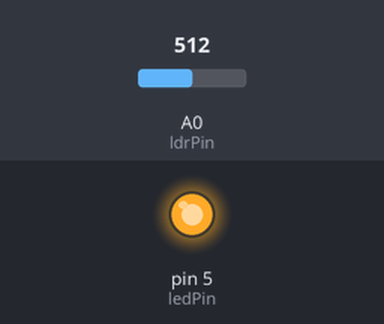
Simulated run of this sketch. Board: Arduino Uno, built with avr-gcc and run on an emulated ATmega328P. Parts: output pins drawn as LEDs (lit = HIGH). The inputs (shaded band) are chosen by the test bench; at power-on: A0 (ldrPin) = 512.

Above: at 1.2 s.
1.3 s: A0 (ldrPin) set to 217
2.8 s: A0 (ldrPin) set to 186
At 3.2 s:
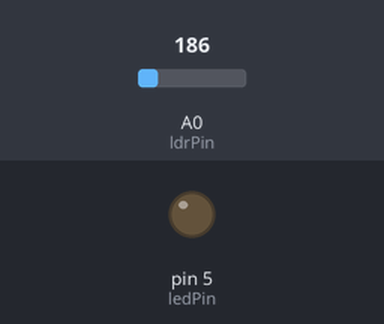
4.3 s: A0 (ldrPin) set to 210
At 5.5 s:
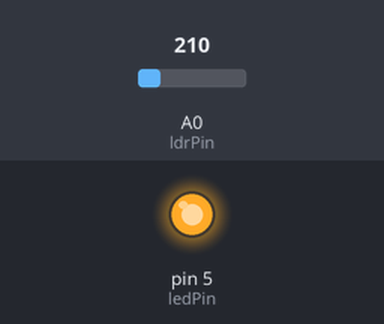
5.8 s: A0 (ldrPin) set to 190
At 6.7 s:
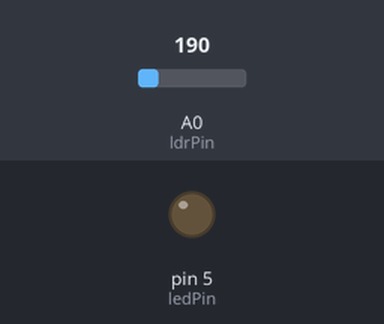
Timing chart, 0 to 8.3 s (numbered marks = the images above; inputs shaded):
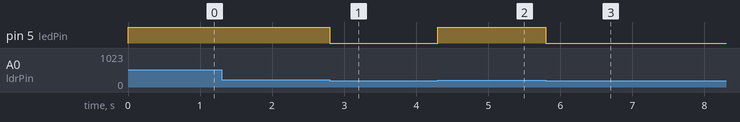

The sketch:

sketch_dec06a.ino
```cpp
int ldrPin = A0;
int ledPin = 5;
int ldrValue = 0;

void setup() {
  Serial.begin(9600);
  pinMode(ledPin, OUTPUT);
}

void loop() {
  ldrValue = analogRead(ldrPin);
  if (200 > ldrValue)
  {
    digitalWrite(ledPin, 0);
  }
  else if (ldrValue >= 200 && ldrValue < 500)
  {
    digitalWrite(ledPin, 64);
  }
  else if(ldrValue >= 500 && ldrValue < 800)
  {
    digitalWrite(ledPin, 128);
  }
  else if(ldrValue > 800)
  {
    digitalWrite(ledPin, 255);
  }
}
```

Measured:
- the behaviour switches between 200 and 199 on A0 (ldrPin) (found by bisection; images 0 and 1)
- after the input at 1.3 s, every drawn part: stays the same
- after the input at 2.8 s, pin 5 (ledPin): HIGH → LOW at once
- after the input at 4.3 s, pin 5 (ledPin): LOW → HIGH at once
- after the input at 5.8 s, pin 5 (ledPin): HIGH → LOW at once
